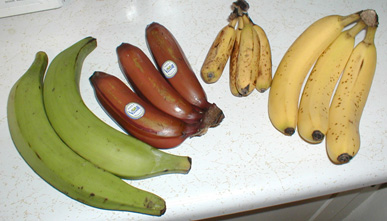
#> input picture Bananavarieties.jpg, 387 x 221 px, given in place of the camera
$ python yuv_viz.py
#> lines starting #> are read from the running program, lines starting #| are printed output that depends on the picture; after the words box and inside, x2 and y2 are one past the last pixel; in counts of white or black regions, pixels touching at a corner belong together
import cv2
import numpy as np


def stack_images(img_array, scale):
    rows = len(img_array)
    cols = len(img_array[0])
    heights = [img.shape[0] for img in img_array[0]]
    widths = [img.shape[1] for img in img_array[0]]

    max_height = max(heights)
    max_width = max(widths)

    # Resize all images to the same size
    for x in range(rows):
        for y in range(cols):
            img = img_array[x][y]
            if img.shape[:2] != (max_height, max_width):
                img_array[x][y] = cv2.resize(img, (max_width, max_height))

    hor = [np.hstack(img_array[x]) for x in range(rows)]
    stacked = np.vstack(hor)
    stacked = cv2.resize(stacked, (0, 0), fx=scale, fy=scale)
    return stacked


def create_histogram_image(channel, color):
    hist_img = np.zeros((300, 256, 3), dtype=np.uint8)
    hist = cv2.calcHist([channel], [0], None, [256], [0, 256])
    cv2.normalize(hist, hist, 0, hist_img.shape[0], cv2.NORM_MINMAX)
    hist = hist.flatten()

    for x in range(1, 256):
        cv2.line(
            hist_img,
            (x - 1, hist_img.shape[0] - int(hist[x - 1])),
            (x, hist_img.shape[0] - int(hist[x])),
            color,
            thickness=2,
        )
    return hist_img


def main():
    cap = cv2.VideoCapture(0)
    if not cap.isOpened():
        print("Cannot open webcam")
        return

    print("Press ESC to exit...")

    while True:
        ret, frame = cap.read()
#> frame is the input picture: shape (221, 387, 3); mean B, G, R 142.9, 172.6, 180.3
        if not ret:
            break

        frame = cv2.resize(frame, (640, 480))
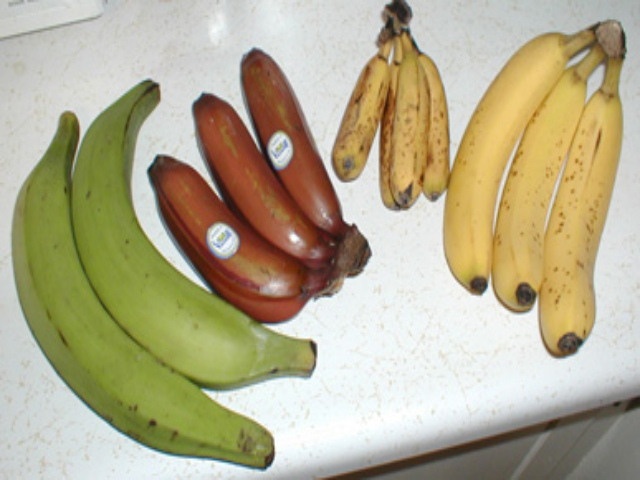
#> frame: shape (480, 640, 3); mean B, G, R 142.8, 172.5, 180.2

        # Convert BGR to YUV
        frame_yuv = cv2.cvtColor(frame, cv2.COLOR_BGR2YUV)
#> frame_yuv: shape (480, 640, 3); mean of channels 0, 1, 2 171.4, 114, 135.6

        # Split into Y, U, and V channels
        y_channel, u_channel, v_channel = cv2.split(frame_yuv)
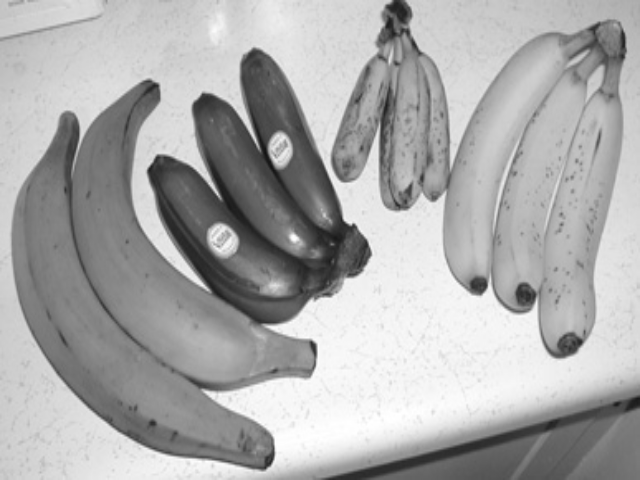
#> y_channel: shape (480, 640); min 17, max 255, mean 171.4
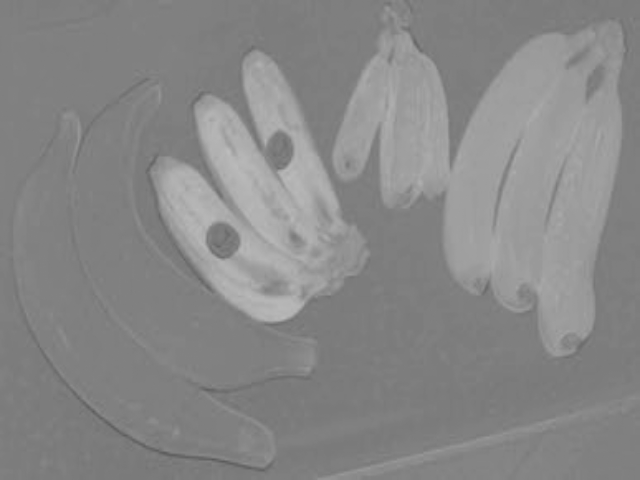
#> v_channel: shape (480, 640); min 89, max 189, mean 135.6

        # Expand single channel to 3-channel grayscale images for visualization
        y_vis = cv2.merge([y_channel, y_channel, y_channel])
#> y_vis: shape (480, 640, 3); mean of channels 0, 1, 2 171.4, 171.4, 171.4
        u_vis = cv2.merge([u_channel, u_channel, u_channel])
#> u_vis: shape (480, 640, 3); mean of channels 0, 1, 2 114, 114, 114
        v_vis = cv2.merge([v_channel, v_channel, v_channel])
#> v_vis: shape (480, 640, 3); mean of channels 0, 1, 2 135.6, 135.6, 135.6

        # Create live histograms
        y_hist = create_histogram_image(y_channel, (255, 255, 255))  # White for Y
#> in create_histogram_image, `hist = cv2.calcHist([channel], [0], None, [256], [0, 256])`: hist = 256 values, max 3751 at index 244, min 0 at index 0, mean 1200
#> in create_histogram_image, `hist = hist.flatten()`: hist = 256 values, max 300 at index 244, min 0 at index 0, mean 95.97
#> after the loop in create_histogram_image, `for x in range(1, 256):`:
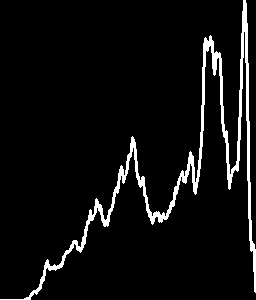
#> hist_img: shape (300, 256, 3); 5.6% white; 1 white region, box (x1, y1, x2, y2) and area: (0, 0, 256, 300) 4318
        u_hist = create_histogram_image(u_channel, (255, 0, 0))  # Blue for U
#> call 2 of create_histogram_image, with color = (255, 0, 0)
#> in create_histogram_image (call 2), `hist = cv2.calcHist([channel], [0], None, [256], [0, 256])`: hist = 256 values, max 60700 at index 128, min 0 at index 0, mean 1200
#> in create_histogram_image (call 2), `hist = hist.flatten()`: hist = 256 values, max 300 at index 128, min 0 at index 0, mean 5.93
#> after the loop in create_histogram_image (call 2), `for x in range(1, 256):`:
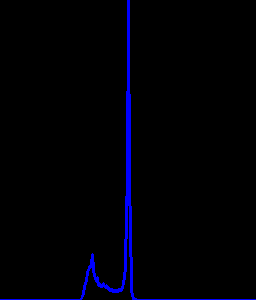
#> hist_img: shape (300, 256, 3); mean of channels 0, 1, 2 6.3, 0, 0; drawn as B, G, R
        v_hist = create_histogram_image(v_channel, (0, 0, 255))  # Red for V

        # Stack images into a nice 3x2 grid
        stacked_img = stack_images(
            [[frame, y_vis], [u_vis, v_vis], [y_hist, cv2.hconcat([u_hist, v_hist])]],
            scale=0.5,
        )
#> after the loop in stack_images, `for x in range(rows):`:
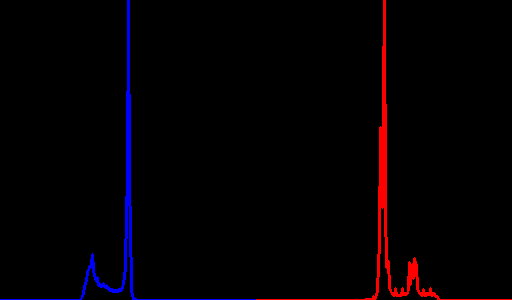
#> img: shape (300, 512, 3); mean of channels 0, 1, 2 3.2, 0, 4; drawn as B, G, R
#> after the loop in stack_images, `for x in range(rows):`: img_array = 3 items
#> in stack_images, `stacked = cv2.resize(stacked, (0, 0), fx=scale, fy=scale)`:
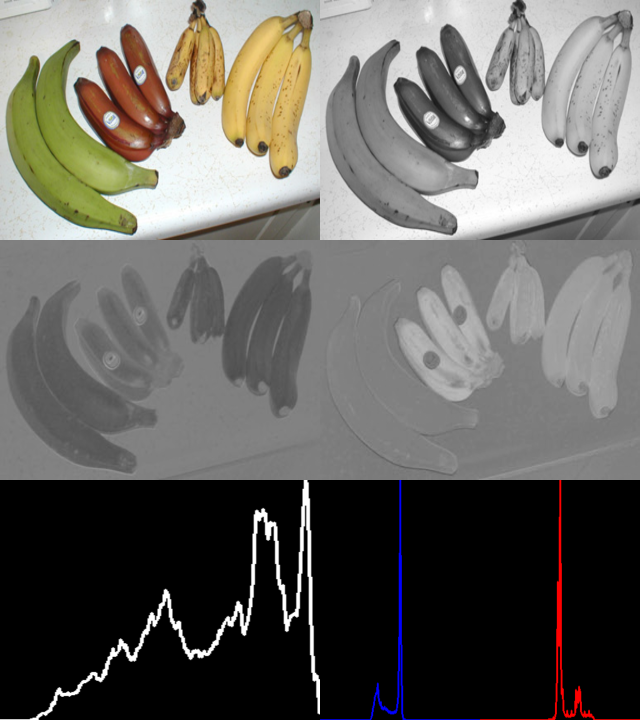
#> stacked: shape (720, 640, 3); mean of channels 0, 1, 2 97, 101.4, 103.3; drawn as B, G, R

        cv2.imshow("Webcam YUV Channels + Live Histograms", stacked_img)

        if cv2.waitKey(1) & 0xFF == 27:  # ESC key
#> (key Esc is pressed here)
            break

    cap.release()
    cv2.destroyAllWindows()


if __name__ == "__main__":
    main()

$ run again, on gabriel-herter-zIBetXW-WRk-unsplash.jpg
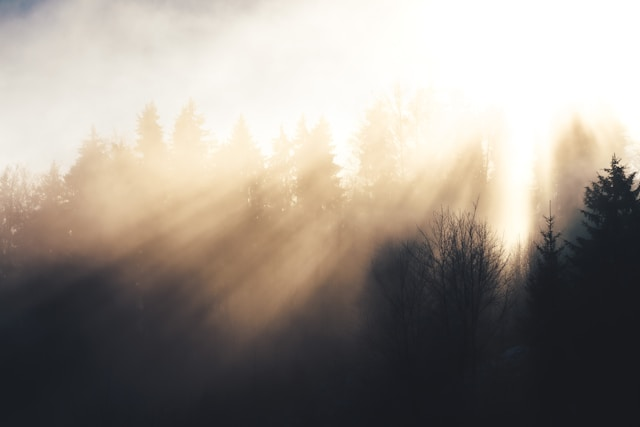
#> input picture gabriel-herter-zIBetXW-WRk-unsplash.jpg, 640 x 427 px, given in place of the camera
#> in main, frame is the input picture: shape (427, 640, 3); mean B, G, R 136.7, 145.1, 153
#> frame: shape (480, 640, 3)
#> frame_yuv: shape (480, 640, 3); mean of channels 0, 1, 2 146.4, 123.2, 133.8
#> y_vis: shape (480, 640, 3); mean of channels 0, 1, 2 146.4, 146.4, 146.4
#> u_vis: shape (480, 640, 3); mean of channels 0, 1, 2 123.2, 123.2, 123.2
#> v_vis: shape (480, 640, 3); mean of channels 0, 1, 2 133.8, 133.8, 133.8
#> in create_histogram_image, `hist = cv2.calcHist([channel], [0], None, [256], [0, 256])`: hist = 256 values, max 29231 at index 255, min 0 at index 0, mean 1200
#> in create_histogram_image, `hist = hist.flatten()`: hist = 256 values, max 300 at index 255, min 0 at index 0, mean 12.32
#> after the loop in create_histogram_image, `for x in range(1, 256):`:
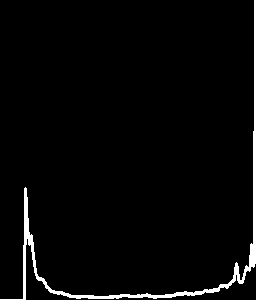
#> hist_img: shape (300, 256, 3); 2.9% white; 1 white region, box (x1, y1, x2, y2) and area: (0, 0, 256, 300) 2227
#> after the loop in stack_images, `for x in range(rows):`: img_array = 3 items
#> in stack_images, `stacked = cv2.resize(stacked, (0, 0), fx=scale, fy=scale)`:
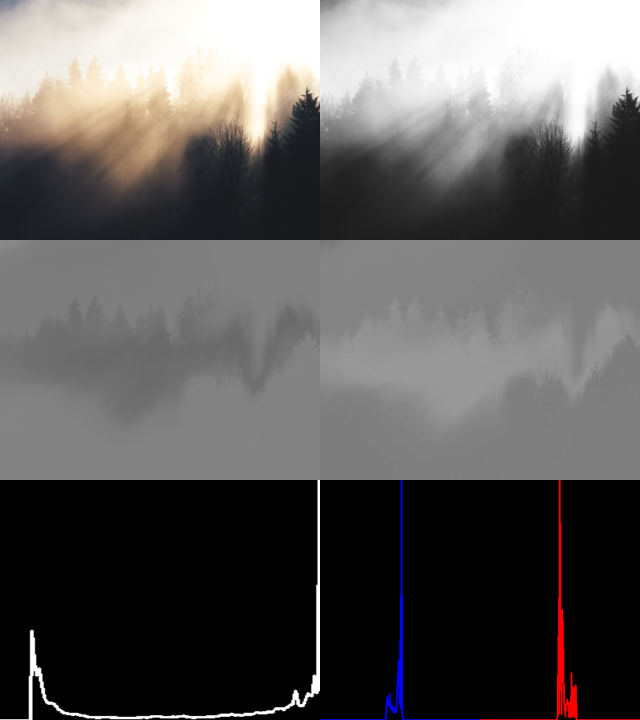
#> stacked: shape (720, 640, 3); mean of channels 0, 1, 2 91.8, 92.7, 94.8; drawn as B, G, R
